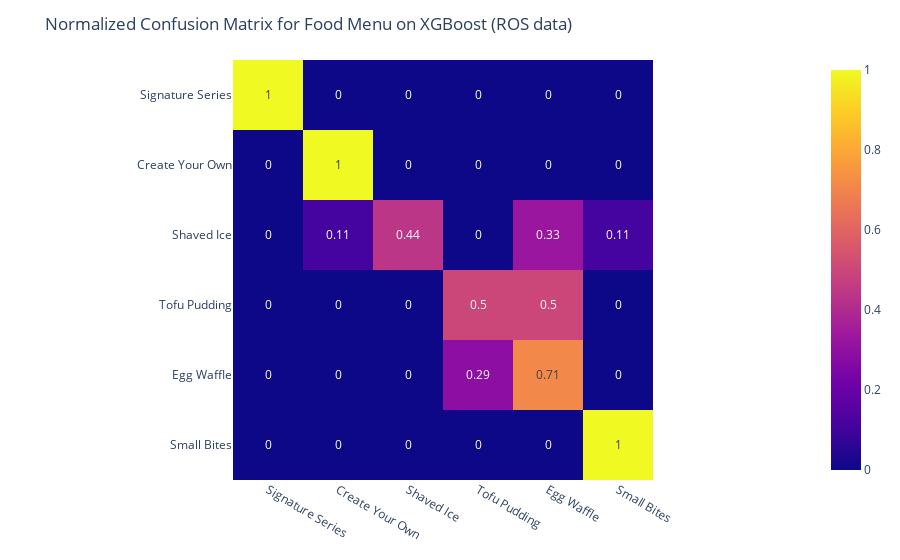

The notebook cell this image was saved under:
### Code cell
conf_matrix = confusion_matrix(y_test1a, y_pred1a, normalize="true")
conf_matrix = np.around(conf_matrix.astype('float') /
                        conf_matrix.sum(axis=1)[:, np.newaxis], decimals=2)

fig = px.imshow(conf_matrix, text_auto=True,
                x=list(labels_food), y=list(labels_food))
fig.update_layout(
    title="Normalized Confusion Matrix for Food Menu on XGBoost (ROS data)")
fig.show()

### Figure 1 — Plotly figure (JSON) as saved in the notebook; plotly's stock layout.template omitted (floating-point values rounded to 4 significant figures)
{"data": [{"coloraxis": "coloraxis", "hovertemplate": "x: %{x}<br>y: %{y}<br>color: %{z}<extra></extra>", "name": "0", "texttemplate": "%{z}", "type": "heatmap", "x": ["Signature Series", "Create Your Own", "Shaved Ice", "Tofu Pudding", "Egg Waffle", "Small Bites"], "xaxis": "x", "y": ["Signature Series", "Create Your Own", "Shaved Ice", "Tofu Pudding", "Egg Waffle", "Small Bites"], "yaxis": "y", "z": [[1, 0, 0, 0, 0, 0], [0, 1, 0, 0, 0, 0], [0, 0.11, 0.44, 0, 0.33, 0.11], [0, 0, 0, 0.5, 0.5, 0], [0, 0, 0, 0.29, 0.71, 0], [0, 0, 0, 0, 0, 1]]}], "layout": {"coloraxis": {"colorscale": [[0, "#0d0887"], [0.1111, "#46039f"], [0.2222, "#7201a8"], [0.3333, "#9c179e"], [0.4444, "#bd3786"], [0.5556, "#d8576b"], [0.6667, "#ed7953"], [0.7778, "#fb9f3a"], [0.8889, "#fdca26"], [1, "#f0f921"]]}, "margin": {"t": 60}, "title": {"text": "Normalized Confusion Matrix for Food Menu on XGBoost (ROS data)"}, "xaxis": {"anchor": "y", "constrain": "domain", "domain": [0, 1], "scaleanchor": "y"}, "yaxis": {"anchor": "x", "autorange": "reversed", "constrain": "domain", "domain": [0, 1]}}}
